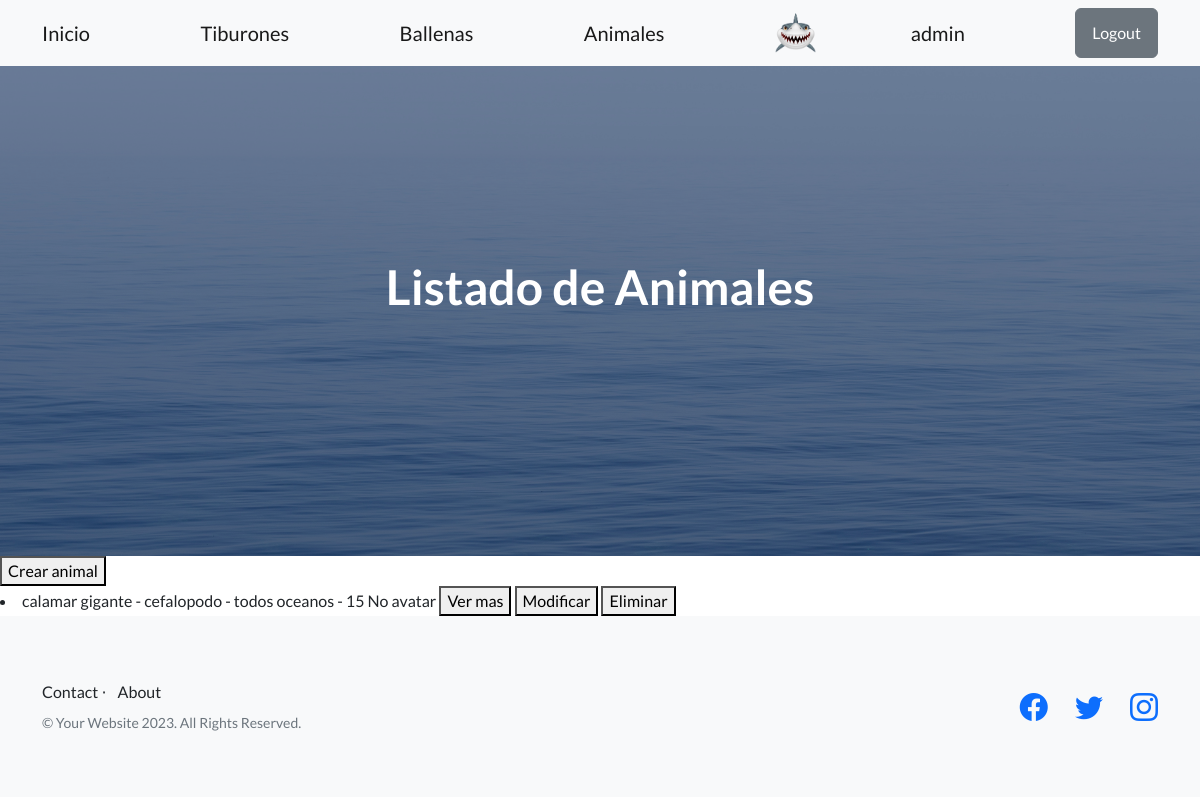
The page /animales/ (signed in) on the database as committed earlier.
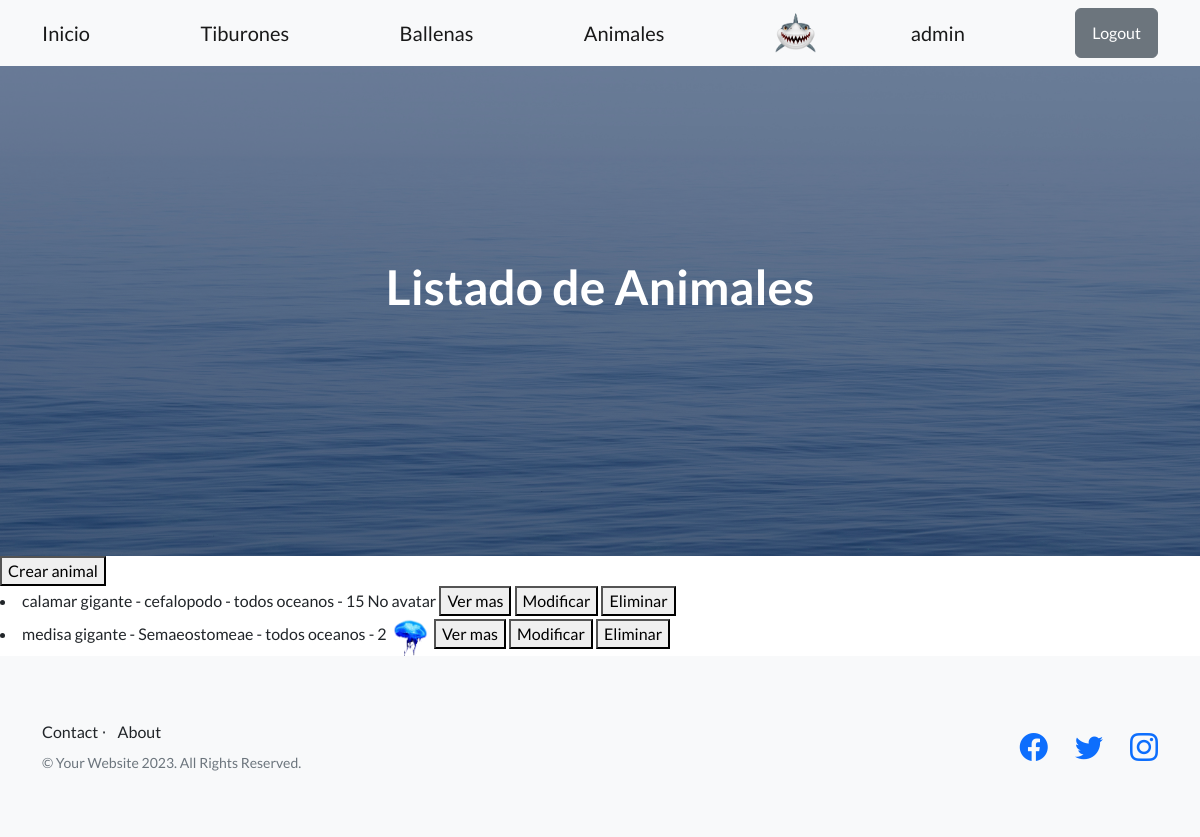
The same page on the database as committed later.
### inicio/models.py (models this page shows, shortened)
class Animal(models.Model):
    nombre = models.CharField(max_length=30)
    orden = models.CharField(max_length=30)
    habitat = models.CharField(max_length=30)
    tomaño = models.IntegerField()
    descripcion = models.TextField(null=True)
    avatar = models.ImageField(upload_to='inicio/static/assets', null=True, blank=True) # agregue el campo avatar

### inicio/views.py (the view)
# urls.py: path('animales/', views.ListarAnimales.as_view() , name='listar_animales'),
class ListarAnimales(ListView):
    model = Animal
    template_name = "inicio/CBV/listar_animales_CBV.html"
    context_object_name = 'animales'

### inicio/templates/inicio/CBV/listar_animales_CBV.html (shortened to what this page needs)
{% extends 'base.html' %}
{% block h1_header %}
Listado de Animales
{% endblock h1_header %}
{% block contenido %}
<button>
    <a class="navbar-brand" href= {% url 'crear_animal' %}>Crear animal </a>
</button>
{% if animales %}
{% for animal in animales  %}
<li>
    {{ animal.nombre }} - {{ animal.orden }} - {{ animal.habitat}} - {{ animal.tomaño }}
    {% if animal.avatar %}
    <img src="{{ animal.avatar.url }}" alt="{{ animal.nombre }}" height="40px">
    {% else %}
    No avatar
    {% endif %}
    <button>
        <a class="navbar-brand" href="{% url 'mostrar_animal' animal.id %}">Ver mas</a>
    </button>
    <button>
        <a class="navbar-brand" href="{% url 'modificar_animal' animal.id %}">Modificar</a>
    </button>
    <button>
        <a class="navbar-brand" href="{% url 'eliminar_animal' animal.id %}">Eliminar</a>
    </button>
</li>
{% endfor %}
{% endif %}
{% endblock contenido %}

Rows that differ between the two databases and show on the page:
added Animal: nombre "medisa gigante", orden "Semaeostomeae", habitat "todos oceanos", tomaño "2", avatar (picture)
